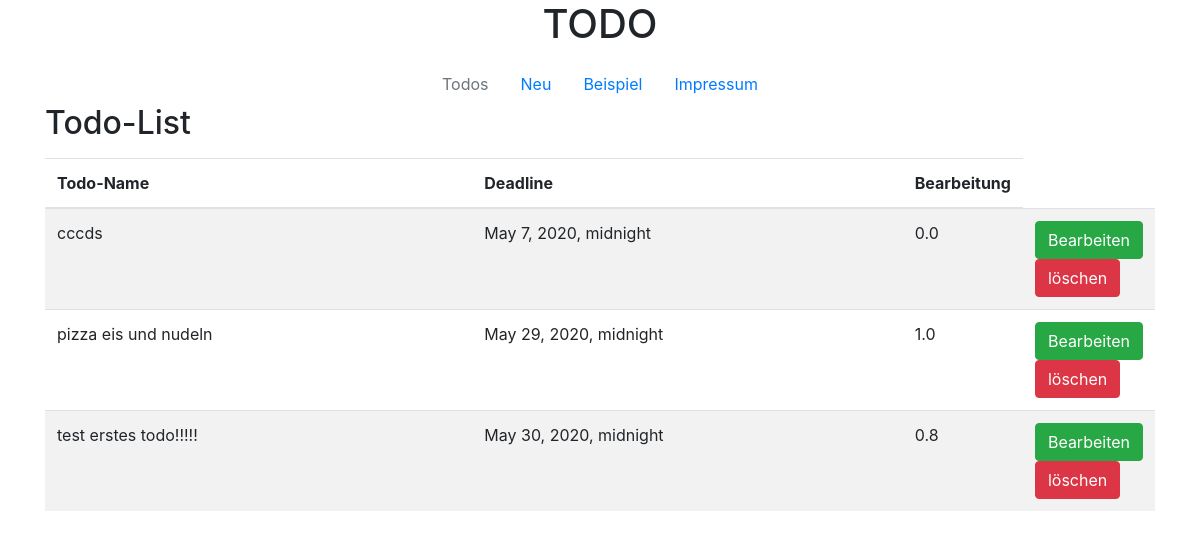
/tasks/, run on an earlier commit of the app's database.
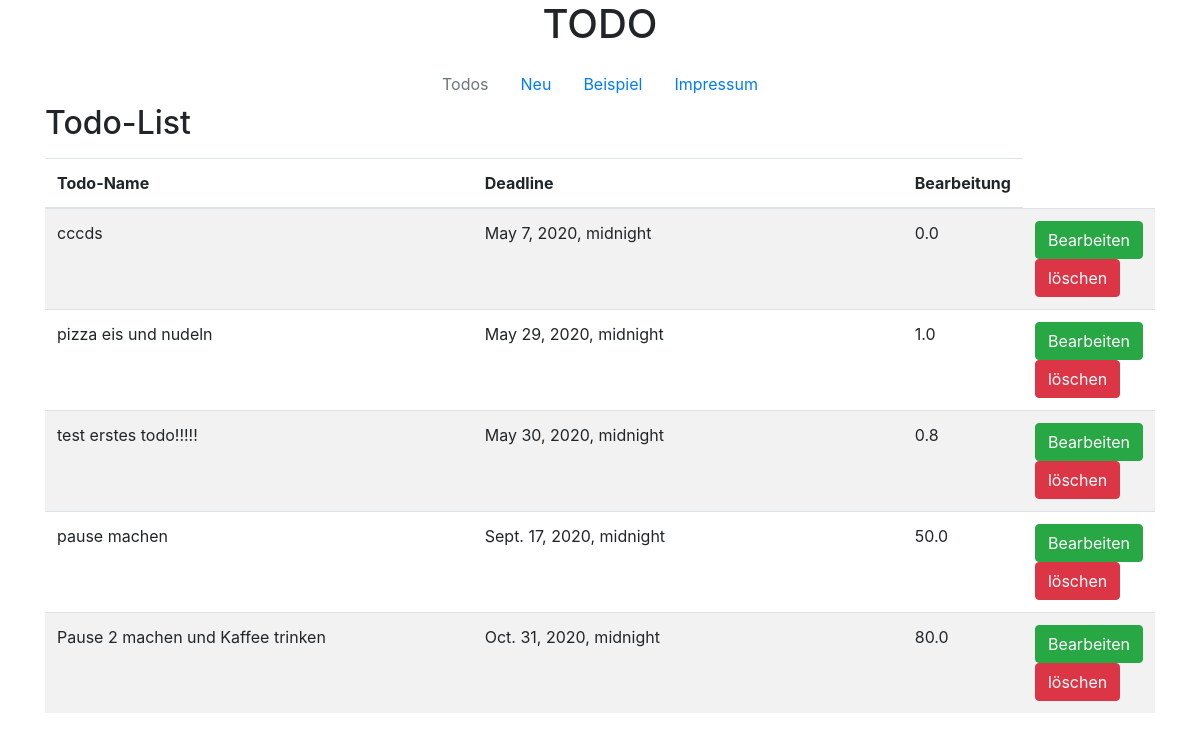
And on a later commit of the database.
### tasks/models.py (models this page shows)
class Todo(models.Model):
    description = models.CharField(max_length=160)
    deadline = models.DateTimeField('deadline')
    done = models.FloatField(default=0.0)

### tasks/views.py (the view)
# urls.py: path('', views.index, name='index'),
def index(request):
    latest_todo_list = Todo.objects.order_by('id')[:20]
    context = {'latest_todo_list': latest_todo_list}
    return render(request, 'tasks/index.html', context)

### tasks/templates/tasks/index.html (shortened to what this page needs)
<!doctype html>
<html lang="de">
  <head>
    <link rel="stylesheet" href="https://stackpath.bootstrapcdn.com/bootstrap/4.4.1/css/bootstrap.min.css">
  </head>
  <body>
	<div class="container text-center">
    	<h1>TODO</h1>
	</div>
    <div class="container">
        {% block nav %}
        <ul class="nav justify-content-center">
            <li class="nav-item">
                <a class="nav-link disabled" href="#">Todos</a>
            </li>
            <li class="nav-item">
                {% block nav-todo %}<a class="nav-link" href="{% url 'newtodo' %}">Neu</a>{% endblock %}
            </li>
            <li class="nav-item">
                <a class="nav-link" href="{% url 'beispiel'%}">Beispiel</a>
            </li>
            <li class="nav-item">
                <a class="nav-link " href="{% url 'impressum' %}">Impressum</a>
            </li>
        </ul>
        {% endblock %}
    </div>
    <div class="container">
        <h2>Todo-List</h2>
        <table class="table table-striped table-responsive">
            <thead>
            <tr>
                <th class="col-sm-6">Todo-Name</th>
                <th class="col-sm-6">Deadline</th>
                <th class="col-sm-6">Bearbeitung</th>
            </tr>
            </thead>
            <tbody>
            {% for todo in latest_todo_list %}
                <tr>
                <td>{{todo.description}}</td>
                <td>{{todo.deadline}}</td>
                <td>{{todo.done}}</td>
                <td>
                    <form action="{% url 'bearbeiten' todo.id %}" method="post">
                        <button type=submit class="btn btn-success">Bearbeiten</button>
                    </form>
                    <form action="{% url 'loeschen' %}" method="post">
                        <input type=submit name={{todo.id}} class="btn btn-danger" value=löschen>
                    </form>
                </td>
            </tr>
            {% endfor %}
            </tbody>
        </table>
    </div>
  </body>
</html>

What changed in the data, as far as the page shows it:
added Todo: description "pause machen", deadline "Sept. 17, 2020, midnight", done "50.0"
added Todo: description "Pause 2 machen und Kaffee trinken", deadline "Oct. 31, 2020, midnight", done "80.0"
